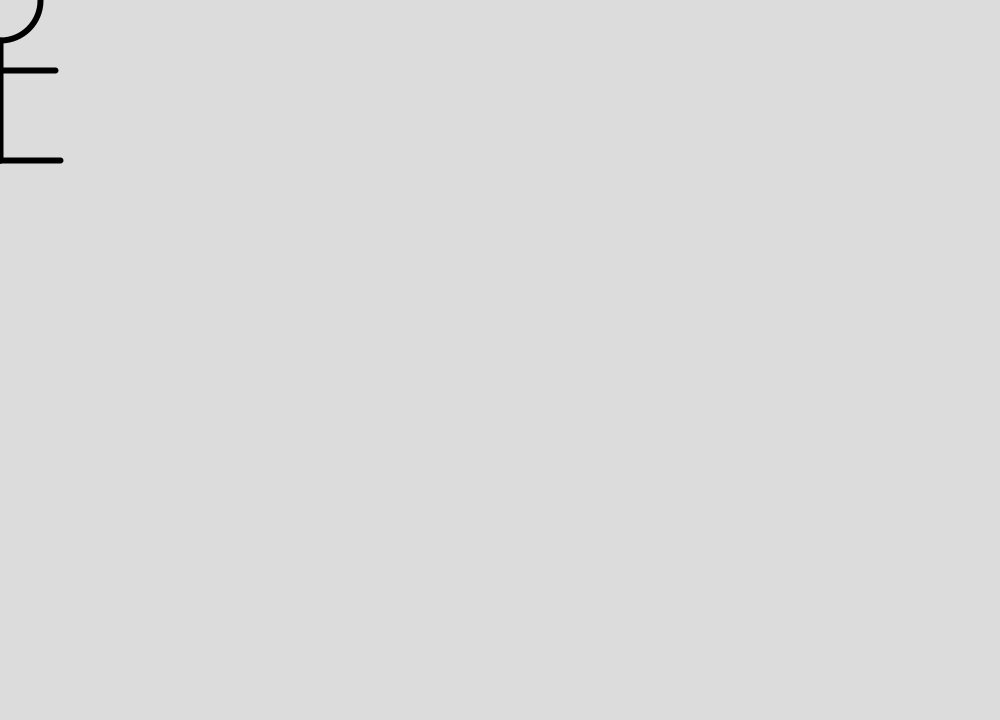
Frame 1 (no input)
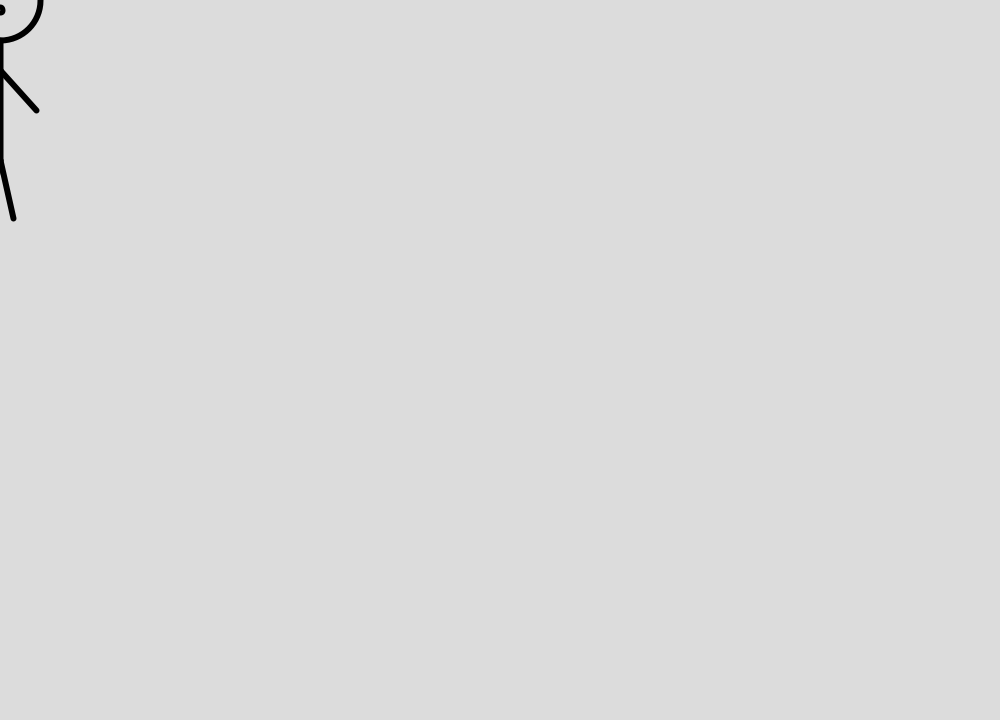
Frame 60 (the mouse pressed at the canvas centre just before this capture)
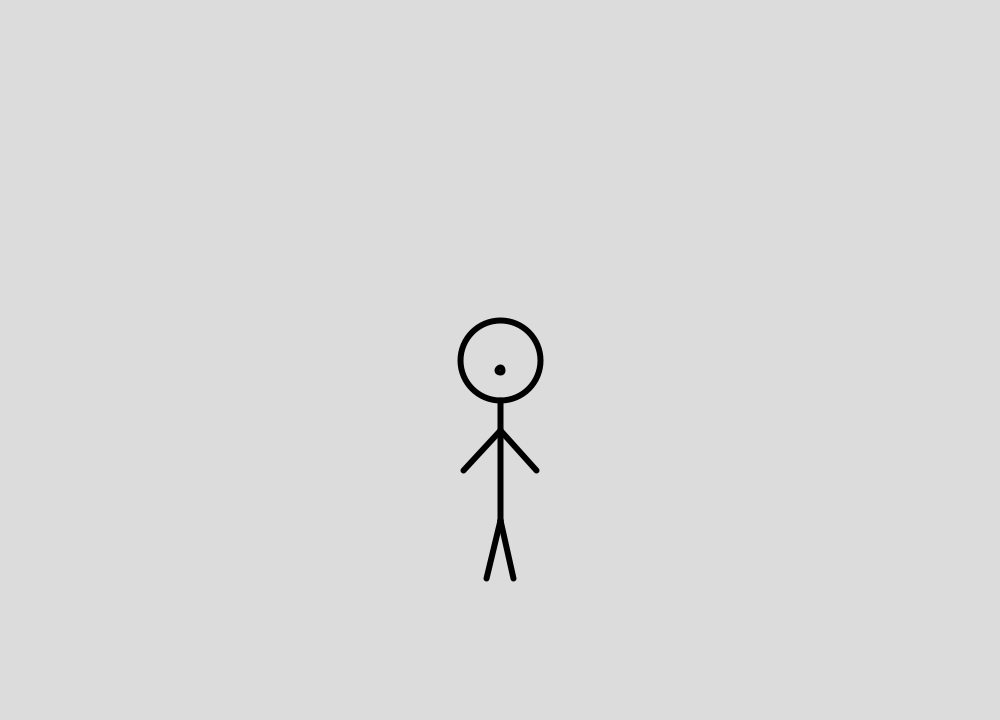
Frame 120 (the mouse held since frame 60 and released just before this capture)

The Processing sketch that drew these frames (run headless with seeded random() and noise(); from frame 60 on, the mouse is pressed at the canvas centre):

// Processing sketch: processing_153455
// ── processing_153455.pde

private static final int WALK_LEFT = 1 ;
private static final int WALK_RIGHT = 2 ;
private static final int STAY = 3 ;
private static int walkingState; 
StickFigure stick ;
int armAngle;
int legAngle;
boolean flag ;

void setup () {
  size ( 1000 , 720);
  strokeWeight(6);
  fill(220);
  stick = new StickFigure();
  initializeStick () ;
}

void initializeStick () {
stick.head = new Head (mouseX,mouseY) ;
stick.nose = new Nose (mouseX , mouseY , WALK_RIGHT);
stick.lArm = new Arm (mouseX,mouseY, armAngle );
stick.rArm = new Arm (mouseX,mouseY,180-armAngle );
stick.body = new Body (mouseX,mouseY )  ;
stick.lLeg = new Leg (mouseX,mouseY,legAngle) ;
stick.rLeg = new Leg (mouseX,mouseY,180-legAngle);
}

void updateStick () {
stick.head.updatePosition(mouseX , mouseY);
stick.body.updatePosition(mouseX , mouseY);
stick.lArm.updatePosition (mouseX , mouseY , armAngle);
stick.rArm.updatePosition(mouseX , mouseY , 180-armAngle );
stick.lLeg.updatePosition (mouseX , mouseY , legAngle );
stick.rLeg.updatePosition (mouseX , mouseY , 180-legAngle );
stick.nose.updatePosition ( mouseX , mouseY,walkingState);
}


void draw () {
background(220);
updateStick();
stick.drawStick();

if ( pmouseX - mouseX > 0.5 ) {
  walkingState = WALK_LEFT;
}
else if ( pmouseX - mouseX > -0.5 ) {
  walkingState = STAY;
}
else {
  walkingState = WALK_RIGHT;
}

if ( abs(pmouseX - mouseX) > 0.5 ) {
  if ( flag ){
    armAngle = armAngle + ceil(abs(pmouseX - mouseX));
    legAngle = legAngle + ceil(abs(pmouseX - mouseX));
  }else {
    armAngle = armAngle - ceil(abs(pmouseX - mouseX));
    legAngle = legAngle - ceil(abs(pmouseX - mouseX));
  }

  if ( armAngle > 90 ) {
    flag = false;
  }
  if ( armAngle < 0 ) {
    flag = true;
  }
  
  println (armAngle);
}
else{
  armAngle = round(map( armAngle , 0 , 100 , 10, 90 ));
  legAngle = round(map( legAngle , 0 , 100 , 35 , 90));
}

}


void mousePressed () {

}
private class StickFigure {
  Head head ;
  Arm lArm ;
  Arm rArm;
  Leg lLeg;
  Leg rLeg;
  Body body;
  Nose nose;
  
  void drawStick () {
    head.drawBodyPart();
    body.drawBodyPart();
    lArm.drawBodyPart();
    rArm.drawBodyPart();
    lLeg.drawBodyPart();
    rLeg.drawBodyPart();
    nose.drawBodyPart();  
}
  
}

private abstract class BodyParts {
  Point mousePosition;
  int angle;
  float correctionX;
  float correctionY;
  
  abstract void drawBodyPart();

  void updatePosition(float X , float Y  ) {
    mousePosition.X = X ;
    mousePosition.Y = Y ;
  }
  
}

private class Head extends BodyParts {
  float r = 80;
  Head ( float X , float Y ) {
    mousePosition = new Point (X , Y );
    correctionX = 0;
    correctionY = 0;

}
  void drawBodyPart () {
    Point p = new Point (mousePosition.X + correctionX , mousePosition.Y + correctionY) ;
    ellipse ( p.X , p.Y  , r,r);
  }
}

private class Nose extends BodyParts {
  float size = 5 , hei = -3;
  int direction;
  Nose ( float X , float Y , int direction ) {
    mousePosition = new Point (X , Y);
    correctionX = 40;
    correctionY = 0 ;
    this.direction = direction;
  }
  
  void updatePosition (float X , float Y , int direction) {
    super.updatePosition (X,Y);
    this.direction = direction;
  }
  
  void drawBodyPart() {
    Point p;
    if ( direction == WALK_RIGHT) {
      p = new Point (mousePosition.X + correctionX , mousePosition.Y + correctionY);
      triangle (p.X , p.Y , p.X+size , p.Y , p.X , p.Y+hei);
    }else if (direction == WALK_LEFT) {
      p = new Point (mousePosition.X - correctionX , mousePosition.Y + correctionY);
      triangle (p.X , p.Y , p.X-size , p.Y , p.X , p.Y+hei);
    }else if ( direction == STAY ) {
      ellipse (mousePosition.X , mousePosition.Y+10 , 5,5);
    }

  }
}

private class Arm extends BodyParts {
  float size = 55;
  
  Arm ( float X , float Y , int angle ) {
    mousePosition = new Point (X , Y );
    this.angle = angle;
    correctionX = 0;
    correctionY = 70;
}

  void updatePosition (float X , float Y , int angle) {
    super.updatePosition (X,Y);
    this.angle = angle;
  }

  void drawBodyPart () {
    Point p = new Point (mousePosition.X + correctionX , mousePosition.Y + correctionY) ;
    float rad_angle = 2 * PI * angle / 360;
    line (p.X , p.Y , size*cos(rad_angle)+p.X , size*sin(rad_angle)+p.Y );
  }
}

private class Body extends BodyParts {

  Body ( float X , float Y ) {
    mousePosition = new Point (X , Y );
    correctionX = 0 ;
    correctionY = 40;
  }
  void drawBodyPart () {
    Point p = new Point (mousePosition.X + correctionX , mousePosition.Y + correctionY) ;
    line (p.X , p.Y , p.X , p.Y + 120);
  }
}


private class Leg extends BodyParts {
  float size = 60;
  Leg ( float X , float Y , int angle ) {
    mousePosition = new Point (X , Y );
    this.angle = angle;
    correctionX = 0;
    correctionY = 160;
  }

  void updatePosition (float X , float Y , int angle) {
    super.updatePosition (X,Y);
    this.angle = angle;
  }



  void drawBodyPart () {
    Point p = new Point (mousePosition.X + correctionX , mousePosition.Y + correctionY) ;
    float rad_angle = 2 * PI * angle / 360;
    line (p.X , p.Y , size*cos(rad_angle)+p.X , size*sin(rad_angle)+p.Y );
  }

}




private class Point {
  float X ,  Y ;
  Point (float X , float Y){
    this.X = X;
    this.Y = Y;
  }
}
